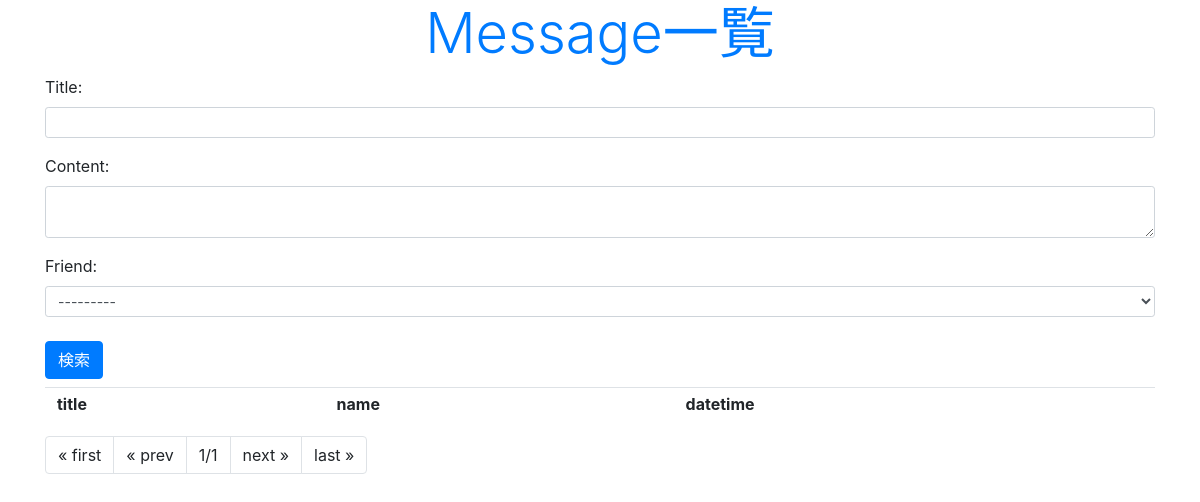
The app's page /mkfri/message/, older data.
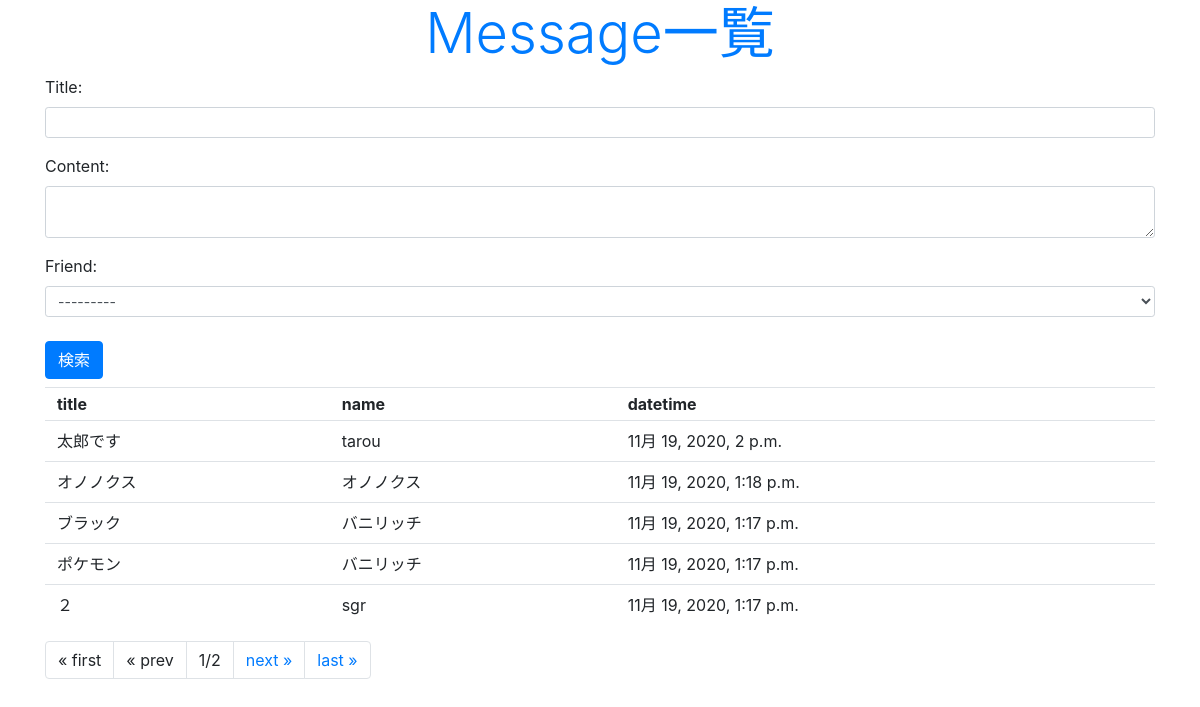
The same page, newer data.
### mkfri/models.py (models this page shows, shortened)
class Message(models.Model):
  friend = models.ForeignKey(Friend, on_delete=models.CASCADE) #Friendモデルとの紐付け
  title = models.CharField(max_length=100)
  content = models.CharField(max_length=300)
  put_date = models.DateTimeField(auto_now_add=True)
  class Meta:
    ordering = ('put_date',)

class Friend(models.Model):
  name = models.CharField(max_length=100)
  mail = models.EmailField(max_length=200)
  gender = models.BooleanField()
  age = models.IntegerField(default=0)
  birthday = models.DateField()
  def __str__(self):
    return '<Friend:id=' + str(self.id) + ',' + self.name + '(' + str(self.age) + ')>'

### mkfri/views.py (the view)
# urls.py: path('message/', views.message, name='message'),
def message(request, page=1):
  if (request.method == 'POST'):
    obj = Message()
    form = MessageForm(request.POST,instance=obj)
    form.save()
  data = Message.objects.all().reverse()
  paginator = Paginator(data,5)
  params = {
    'title': 'Message一覧',
    'form': MessageForm(),
    'data': paginator.get_page(page),
  }
  return render(request, 'mkfri/message.html', params)

### mkfri/forms.py
class MessageForm(forms.ModelForm):
  class Meta:
    model = Message
    fields = ['title', 'content', 'friend']
    widgets ={
      'title': forms.TextInput(attrs={'class':'form-control form-control-sm'}),
      'content': forms.Textarea(attrs={'class':'form-control form-control-sm','rows':2}),
      'friend': forms.Select(attrs={'class':'form-control form-control-sm'}),
    }

### mkfri/templates/mkfri/message.html (shortened to what this page needs)
{% load static %}
<!DOCTYPE html>
<html lang="ja">
  <head>
    <link rel="stylesheet" href="https://stackpath.bootstrapcdn.com/bootstrap/4.2.1/css/bootstrap.min.css">
    <link rel="stylesheet" type="text/css" href="{% static 'mkfri/css/style.css' %}">
  </head>
  <body class="container">
    <h1 class="display-4 text-primary">{{title}}</h1>
    <form action="{% url 'message' %}" method="POST">
      {{ form.as_p }}
      <input type="submit" class="btn btn-primary my-2" value="検索">
    </form>
    <table class="table">
      <tr>
        <th class="py-1">title</th>
        <th class="py-1">name</th>
        <th class="py-1">datetime</th>
      </tr>
      {% for item in data %}
      <tr>
        <td class="py-2">{{item.title}}</td>
        <td class="py-2">{{item.friend.name}}</td>
        <td class="py-2">{{item.put_date}}</td>
      </tr>
      {% endfor %}
    </table>
    <ul class="pagination">
      {% if data.has_previous %}
      <li class="page-item"><a href=" {% url 'message' %}" class="page-link">&laquo; first</a></li>
      <li class="page-item"><a href=" {% url 'message' %}{{data.previous_page_number}}" class="page-link">&laquo; prev</a></li>
      {% else %}
      <li class="page-item"><a class="page-link">&laquo; first</a></li>
      <li class="page-item"><a class="page-link">&laquo; prev</a></li>
      {% endif %}
      <li class="page-item"><a class="page-link">{{data.number}}/{{data.paginator.num_pages}}</a></li>
      {% if data.has_next %}
      <li class="page-item"><a href=" {% url 'message' %}{{data.next_page_number}}" class="page-link">next &raquo;</a></li>
      <li class="page-item"><a href=" {% url 'message' %}{{data.next_page_number}}{{data.paginator.num_pages}}" class="page-link">last &raquo;</a></li>
      {% else %}
      <li class="page-item"><a class="page-link">next &raquo;</a></li>
      <li class="page-item"><a class="page-link">last &raquo;</a></li>
      {% endif %}
    </ul>
  </body>
</html>

### mkfri/static/mkfri/css/style.css (style rules this page uses)
body { font-size: 16px; }
h1 { text-align: center; }
a { color: blue; text-decoration: none; }

Row changes from the older to the newer data that the page shows:
added Message: title "太郎です", friend.name "tarou", put_date "11月 19, 2020, 2 p.m."
added Message: title "オノノクス", friend.name "オノノクス", put_date "11月 19, 2020, 1:18 p.m."
added Message: title "ブラック", friend.name "バニリッチ", put_date "11月 19, 2020, 1:17 p.m."
added Message: title "ポケモン", friend.name "バニリッチ", put_date "11月 19, 2020, 1:17 p.m."
added Message: title "２", friend.name "sgr", put_date "11月 19, 2020, 1:17 p.m."
Text that changed along with them:
{{ data.paginator.num_pages }}: "1" → "2"
